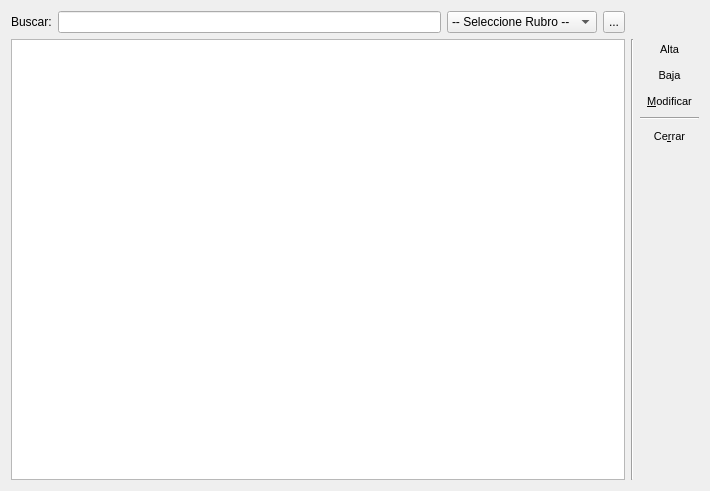
<ui version="4.0" >
 <class>SupplierManage</class>
 <widget class="QWidget" name="SupplierManage" >
  <property name="geometry" >
   <rect>
    <x>0</x>
    <y>0</y>
    <width>710</width>
    <height>491</height>
   </rect>
  </property>
  <property name="windowTitle" >
   <string>Gestión de Proveedores</string>
  </property>
  <property name="windowIcon" >
   <iconset resource="../resources/qzette.qrc" >
    <normaloff>:/app/images/app/supplier.png</normaloff>:/app/images/app/supplier.png</iconset>
  </property>
  <layout class="QVBoxLayout" name="verticalLayout" >
   <item>
    <layout class="QHBoxLayout" name="horizontalLayout_2" >
     <item>
      <widget class="QLabel" name="lb_search" >
       <property name="text" >
        <string>Buscar:</string>
       </property>
      </widget>
     </item>
     <item>
      <widget class="QLineEdit" name="le_filter" />
     </item>
     <item>
      <widget class="QComboBox" name="cb_area" >
       <item>
        <property name="text" >
         <string>-- Seleccione Rubro --</string>
        </property>
       </item>
      </widget>
     </item>
     <item>
      <widget class="QToolButton" name="tb_areaUpdateCombo" >
       <property name="maximumSize" >
        <size>
         <width>22</width>
         <height>22</height>
        </size>
       </property>
       <property name="text" >
        <string>...</string>
       </property>
       <property name="icon" >
        <iconset resource="../resources/qzette.qrc" >
         <normaloff>:/icons/images/icons/refresh.png</normaloff>:/icons/images/icons/refresh.png</iconset>
       </property>
       <property name="iconSize" >
        <size>
         <width>16</width>
         <height>16</height>
        </size>
       </property>
      </widget>
     </item>
     <item>
      <spacer name="horizontalSpacer" >
       <property name="orientation" >
        <enum>Qt::Horizontal</enum>
       </property>
       <property name="sizeType" >
        <enum>QSizePolicy::Fixed</enum>
       </property>
       <property name="sizeHint" stdset="0" >
        <size>
         <width>74</width>
         <height>19</height>
        </size>
       </property>
      </spacer>
     </item>
    </layout>
   </item>
   <item>
    <layout class="QHBoxLayout" name="horizontalLayout" >
     <item>
      <widget class="QTableView" name="tv_supplier" >
       <property name="editTriggers" >
        <set>QAbstractItemView::NoEditTriggers</set>
       </property>
       <property name="tabKeyNavigation" >
        <bool>false</bool>
       </property>
       <property name="alternatingRowColors" >
        <bool>true</bool>
       </property>
       <property name="selectionMode" >
        <enum>QAbstractItemView::SingleSelection</enum>
       </property>
       <property name="selectionBehavior" >
        <enum>QAbstractItemView::SelectRows</enum>
       </property>
      </widget>
     </item>
     <item>
      <widget class="Line" name="line" >
       <property name="orientation" >
        <enum>Qt::Vertical</enum>
       </property>
      </widget>
     </item>
     <item>
      <layout class="QVBoxLayout" name="_2" >
       <item>
        <widget class="QToolButton" name="tb_add" >
         <property name="sizePolicy" >
          <sizepolicy vsizetype="Preferred" hsizetype="Preferred" >
           <horstretch>0</horstretch>
           <verstretch>0</verstretch>
          </sizepolicy>
         </property>
         <property name="font" >
          <font>
           <pointsize>8</pointsize>
          </font>
         </property>
         <property name="text" >
          <string>Alta</string>
         </property>
         <property name="icon" >
          <iconset resource="../resources/qzette.qrc" >
           <normaloff>:/app/images/app/new.png</normaloff>:/app/images/app/new.png</iconset>
         </property>
         <property name="iconSize" >
          <size>
           <width>24</width>
           <height>24</height>
          </size>
         </property>
         <property name="shortcut" >
          <string>F3</string>
         </property>
         <property name="toolButtonStyle" >
          <enum>Qt::ToolButtonTextUnderIcon</enum>
         </property>
         <property name="autoRaise" >
          <bool>true</bool>
         </property>
        </widget>
       </item>
       <item>
        <widget class="QToolButton" name="tb_remove" >
         <property name="sizePolicy" >
          <sizepolicy vsizetype="Preferred" hsizetype="Preferred" >
           <horstretch>0</horstretch>
           <verstretch>0</verstretch>
          </sizepolicy>
         </property>
         <property name="font" >
          <font>
           <pointsize>8</pointsize>
          </font>
         </property>
         <property name="text" >
          <string>Baja</string>
         </property>
         <property name="icon" >
          <iconset resource="../resources/qzette.qrc" >
           <normaloff>:/app/images/app/remove.png</normaloff>:/app/images/app/remove.png</iconset>
         </property>
         <property name="iconSize" >
          <size>
           <width>24</width>
           <height>24</height>
          </size>
         </property>
         <property name="shortcut" >
          <string>F5</string>
         </property>
         <property name="toolButtonStyle" >
          <enum>Qt::ToolButtonTextUnderIcon</enum>
         </property>
         <property name="autoRaise" >
          <bool>true</bool>
         </property>
        </widget>
       </item>
       <item>
        <widget class="QToolButton" name="tb_edit" >
         <property name="enabled" >
          <bool>true</bool>
         </property>
         <property name="sizePolicy" >
          <sizepolicy vsizetype="Preferred" hsizetype="Preferred" >
           <horstretch>0</horstretch>
           <verstretch>0</verstretch>
          </sizepolicy>
         </property>
         <property name="font" >
          <font>
           <pointsize>8</pointsize>
          </font>
         </property>
         <property name="text" >
          <string>&amp;Modificar</string>
         </property>
         <property name="icon" >
          <iconset resource="../resources/qzette.qrc" >
           <normaloff>:/app/images/app/edit.png</normaloff>:/app/images/app/edit.png</iconset>
         </property>
         <property name="iconSize" >
          <size>
           <width>24</width>
           <height>24</height>
          </size>
         </property>
         <property name="shortcut" >
          <string>F2</string>
         </property>
         <property name="toolButtonStyle" >
          <enum>Qt::ToolButtonTextUnderIcon</enum>
         </property>
         <property name="autoRaise" >
          <bool>true</bool>
         </property>
        </widget>
       </item>
       <item>
        <widget class="Line" name="line_2" >
         <property name="orientation" >
          <enum>Qt::Horizontal</enum>
         </property>
        </widget>
       </item>
       <item>
        <widget class="QToolButton" name="tb_close" >
         <property name="sizePolicy" >
          <sizepolicy vsizetype="Preferred" hsizetype="Preferred" >
           <horstretch>0</horstretch>
           <verstretch>0</verstretch>
          </sizepolicy>
         </property>
         <property name="font" >
          <font>
           <pointsize>8</pointsize>
          </font>
         </property>
         <property name="text" >
          <string>Ce&amp;rrar</string>
         </property>
         <property name="icon" >
          <iconset resource="../resources/qzette.qrc" >
           <normaloff>:/app/images/app/close.png</normaloff>:/app/images/app/close.png</iconset>
         </property>
         <property name="iconSize" >
          <size>
           <width>24</width>
           <height>24</height>
          </size>
         </property>
         <property name="shortcut" >
          <string>F12</string>
         </property>
         <property name="toolButtonStyle" >
          <enum>Qt::ToolButtonTextUnderIcon</enum>
         </property>
         <property name="autoRaise" >
          <bool>true</bool>
         </property>
        </widget>
       </item>
       <item>
        <spacer>
         <property name="orientation" >
          <enum>Qt::Vertical</enum>
         </property>
         <property name="sizeHint" stdset="0" >
          <size>
           <width>20</width>
           <height>40</height>
          </size>
         </property>
        </spacer>
       </item>
      </layout>
     </item>
    </layout>
   </item>
  </layout>
 </widget>
 <tabstops>
  <tabstop>le_filter</tabstop>
  <tabstop>cb_area</tabstop>
  <tabstop>tb_areaUpdateCombo</tabstop>
  <tabstop>tv_supplier</tabstop>
  <tabstop>tb_add</tabstop>
  <tabstop>tb_remove</tabstop>
  <tabstop>tb_edit</tabstop>
  <tabstop>tb_close</tabstop>
 </tabstops>
 <resources>
  <include location="../resources/qzette.qrc" />
  <include location="../../QStationery/resources/qstationery.qrc" />
 </resources>
 <connections/>
</ui>
